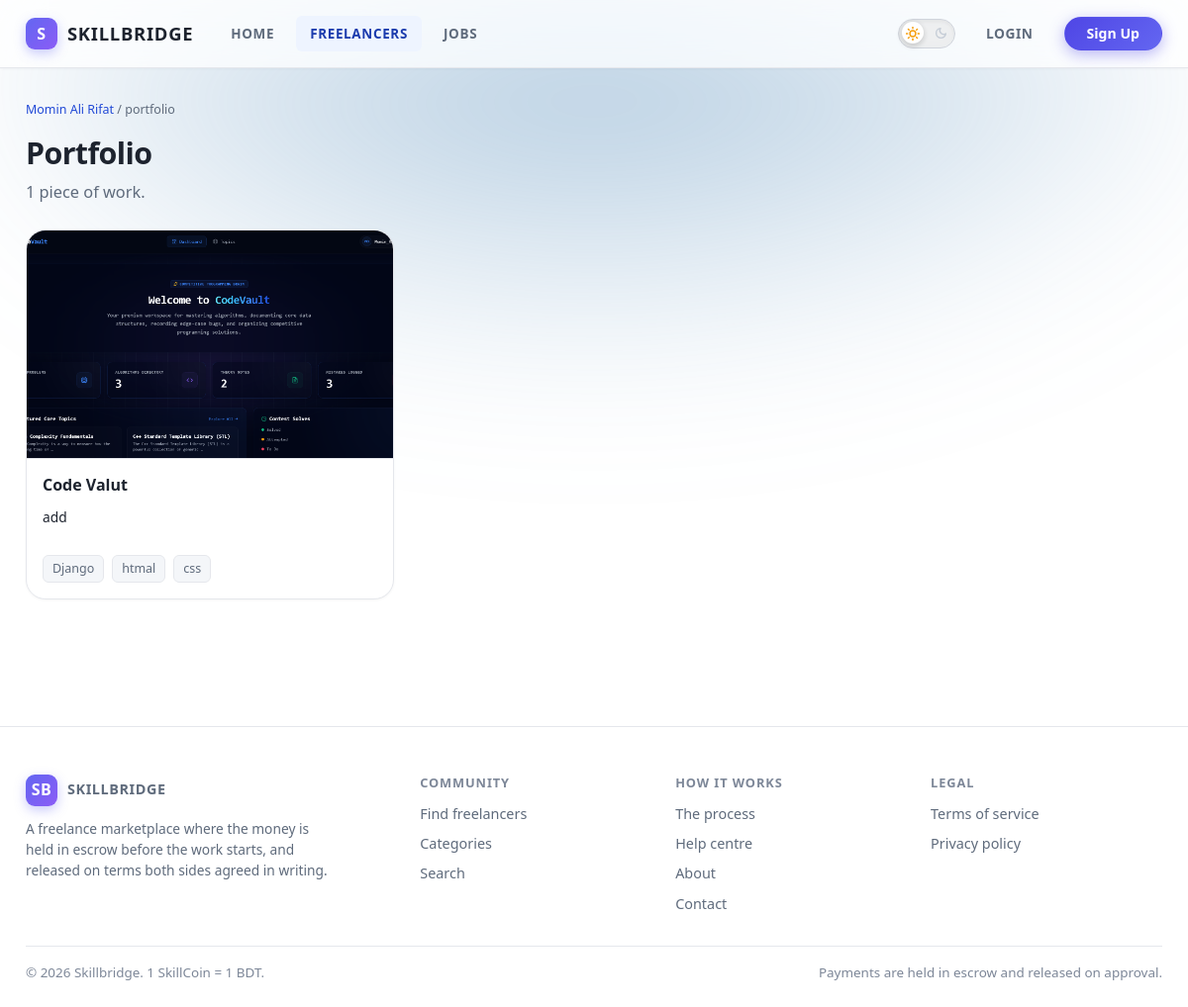
/portfolios/of/mominrifat8/, run on the app's committed database.
### apps/accounts/models.py (models this page shows, shortened)
class User(AbstractBaseUser, PermissionsMixin, UUIDModel, TimeStampedModel):
    class Status(models.TextChoices):
        ACTIVE = ('ACTIVE', 'Active')
        SUSPENDED = ('SUSPENDED', 'Suspended')
        BANNED = ('BANNED', 'Banned')
        CLOSED = ('CLOSED', 'Closed')
    email = models.EmailField(unique=True, db_index=True)
    username = models.CharField(max_length=50, unique=True, db_index=True, validators=[USERNAME_VALIDATOR])
    first_name = models.CharField(max_length=80, blank=True)
    last_name = models.CharField(max_length=80, blank=True)
    role = models.CharField(max_length=12, choices=Role.choices, db_index=True)
    is_email_verified = models.BooleanField(default=False, db_index=True)
    email_verified_at = models.DateTimeField(null=True, blank=True)
    status = models.CharField(max_length=10, choices=Status.choices, default=Status.ACTIVE, db_index=True)
    suspension_reason = models.TextField(blank=True)
    suspended_until = models.DateTimeField(null=True, blank=True)
    is_active = models.BooleanField(default=True)
    is_staff = models.BooleanField(default=False)
    date_joined = models.DateTimeField(default=timezone.now)
    last_seen_at = models.DateTimeField(null=True, blank=True)
    avatar = models.ImageField(upload_to='avatars/%Y/%m/', null=True, blank=True)
    objects = UserManager()
    USERNAME_FIELD = 'email'
    REQUIRED_FIELDS = ['username']
    class Meta:
        ordering = ('-date_joined',)
        indexes = [models.Index(fields=['role', 'status']), models.Index(fields=['-date_joined'])]
    @property
    def full_name(self) -> str:
        name = f'{self.first_name} {self.last_name}'.strip()
        return name or self.username
    def get_absolute_url(self) -> str:
        if self.is_freelancer:
            return reverse('directory:freelancer_public', args=[self.username])
        return reverse('clients:client_public', args=[self.username])
    @property
    def is_freelancer(self) -> bool:
        return self.role == Role.FREELANCER

### apps/portfolios/models.py (models this page shows, shortened)
class Portfolio(BaseModel):
    freelancer = models.ForeignKey('profiles.FreelancerProfile', on_delete=models.CASCADE, related_name='portfolio_items')
    title = models.CharField(max_length=200)
    slug = models.SlugField(max_length=240)
    description = models.TextField(max_length=5000)
    cover_image = models.ImageField(upload_to='portfolio/covers/%Y/%m/', null=True, blank=True)
    demo_url = models.URLField(blank=True, help_text='Live demo, if there is one.')
    repository_url = models.URLField(blank=True, help_text='Source code, where it can be shared.')
    technologies = models.CharField(max_length=400, blank=True, help_text='Comma-separated technology list.')
    tech_stack = models.CharField(max_length=400, blank=True)
    skills = models.ManyToManyField('profiles.Skill', related_name='portfolio_entries', blank=True)
    category = models.ForeignKey('profiles.Category', on_delete=models.SET_NULL, null=True, blank=True, related_name='portfolio_entries')
    role = models.CharField(max_length=160, blank=True, help_text="The freelancer's role.")
    responsibilities = models.TextField(blank=True, max_length=2000)
    outcome = models.TextField(blank=True, max_length=2000, help_text='Result achieved.')
    duration_months = models.PositiveSmallIntegerField(null=True, blank=True)
    completed_on = models.DateField(null=True, blank=True)
    client_name = models.CharField(max_length=160, blank=True, help_text='Leave blank if under NDA.')
    tags = models.CharField(max_length=300, blank=True)
    is_public = models.BooleanField(default=True, db_index=True)
    is_featured = models.BooleanField(default=False)
    confidentiality_note = models.CharField(max_length=300, blank=True, help_text='Shown instead of client details when work is under NDA.')
    order = models.PositiveSmallIntegerField(default=0)
    view_count = models.PositiveIntegerField(default=0)
    source_project_id = models.PositiveIntegerField(null=True, blank=True)
    search_text = models.TextField(blank=True, editable=False, db_index=True)
    class Meta:
        ordering = ('order', '-completed_on', '-created_at')
        indexes = [models.Index(fields=['search_text'], name='portfolio_search_text'), models.Index(fields=['freelancer', 'is_public', 'order'])]
    @property
    def is_verified(self) -> bool:
        return self.source_project_id is not None
    @property
    def technology_list(self) -> list[str]:
        return [t.strip() for t in self.technologies.split(',') if t.strip()]
    def get_absolute_url(self) -> str:
        return reverse('portfolios:detail', args=[self.public_id])

### apps/portfolios/views.py (the view)
def public_list(request, username: str):
    items = public_items_for(username)
    page, querystring = paginate(request, items, 12)
    profile = get_object_or_404(FreelancerProfile, user__username=username)
    return render(request, 'portfolios/public_list.html', {'page': page, 'querystring': querystring, 'profile': profile, 'owner': profile.user, 'nav_section': 'freelancers', 'page_title': f'{profile.user.full_name} — portfolio'})

### apps/core/context_processors.py (called while the page is built)
def site(request):
    user = getattr(request, 'user', None)
    signed_in = bool(user and user.is_authenticated)
    if not signed_in:
        role = 'guest'
    elif user.is_platform_admin:
        role = 'admin'
    elif user.is_freelancer:
        role = 'freelancer'
    else:
        role = 'client'
    return {'SKILLCOIN': settings.SKILLCOIN, 'BUSINESS_RULES': settings.BUSINESS_RULES, 'PAYMENT_CHANNELS': settings.PAYMENT_CHANNELS, 'AI_ENABLED': settings.AI['ENABLED'], 'nav_role': role, 'needs_email_verification': signed_in and (not user.is_email_verified)}

### apps/core/views.py (called while the page is built)
def paginate(request, queryset, per_page: int=20):
    paginator = Paginator(queryset, per_page)
    number = request.GET.get('page') or 1
    try:
        page = paginator.page(number)
    except PageNotAnInteger:
        page = paginator.page(1)
    except EmptyPage:
        page = paginator.page(paginator.num_pages)
    params = request.GET.copy()
    params.pop('page', None)
    return (page, params.urlencode())

### apps/portfolios/selectors.py (called while the page is built)
def public_items_for(username: str):
    return Portfolio.objects.filter(freelancer__user__username=username, is_public=True).select_related('category').prefetch_related('media', 'skills').order_by('-is_featured', 'order')

### apps/wallets/context_processors.py (called while the page is built)
def wallet(request):
    user = getattr(request, 'user', None)
    if not (user and user.is_authenticated) or user.is_platform_admin:
        return {'wallet': None}
    from apps.wallets.selectors import get_wallet
    return {'wallet': get_wallet(user)}

### apps/portfolios/templates/portfolios/public_list.html (shortened to what this page needs)
{% extends "layouts/public.html" %}
{% load static %}
{% block page_css %}<link rel="stylesheet" href="{% static 'portfolios/css/portfolio.css' %}?v=4.0">{% endblock %}
{% block content %}
<div class="page-head">
  <p class="tiny muted"><a href="{{ owner.get_absolute_url }}">{{ owner.full_name }}</a> / portfolio</p>
  <h1>Portfolio</h1>
  <p class="lede">{{ page.paginator.count }} piece{{ page.paginator.count|pluralize }} of work.</p>
</div>
{% if page.object_list %}
  <div class="grid grid--3">
    {% for item in page.object_list %}
      {% include "components/portfolio-card.html" %}
    {% endfor %}
  </div>
{% else %}
  {% include "components/empty-state.html" with title="Nothing published yet" body="This freelancer has not made any work public." %}
{% endif %}
{% endblock %}

### templates/components/portfolio-card.html (shortened to what this page needs)
<article class="card card--link portfolio-card">
  {% if item.cover_image %}<img src="{{ item.cover_image.url }}" alt="">{% endif %}
  <div class="card__body">
    <h3 style="font-size:1rem;margin-bottom:4px">
      <a href="{{ item.get_absolute_url }}">{{ item.title }}</a>
    </h3>
    <p class="small clamp-2" style="margin-top:var(--gap-2)">{{ item.description }}</p>
    {% if item.technology_list %}
      <div class="tag-list" style="margin-top:var(--gap-3)">
        {% for tech in item.technology_list|slice:":4" %}<span class="tag">{{ tech }}</span>{% endfor %}
      </div>
    {% endif %}
  </div>
</article>

### static/css/base.css (style rules this page uses)
:root { --brand-50: #eef4ff; --brand-100: #dbe6ff; --brand-200: #bed2ff; --brand-300: #91b4ff; --brand-400: #5d8cff; --brand-500: #3465f0; --brand-600: #2149d6; --brand-700: #1b3bad; --brand-800: #1a3488; --brand-900: #1b306c; --ink-900: #11151c; --ink-800: #1d232e; --ink-700: #2c3440; --ink-600: #45505f; --ink-500: #5f6b7c; --ink-400: #7d8798; --ink-300: #a8b0bd; --ink-200: #d3d8e0; --ink-100: #e7eaf0; --ink-50: #f4f6f9; --ok-bg: #e6f6ed; --ok-fg: #12693c; --ok-line: #9fd9b8; --warn-bg: #fdf3da; --warn-fg: #7d5406; --warn-line: #ecd08a; --danger-bg: #fdecec; --danger-fg: #98221f; --danger-line: #f0b3b1; --info-bg: #e8f0fe; --info-fg: #1c4ba3; --info-line: #b3ccf5; --page: #ffffff; --surface: #ffffff; --surface-2: #f8f9fb; --line: #e5e7ec; --line-strong: #d0d4dc; --text: var(--ink-800); --text-muted: var(--ink-500); --text-faint: var(--ink-400); --glow-color: rgba(70, 130, 180, 0.5); --glow-size: 70%; --r-sm: 6px; --r-md: 8px; --r: 10px; --r-lg: 14px; --r-xl: 20px; --r-pill: 999px; --shadow-sm: 0 1px 3px 0 rgba(0, 0, 0, .04), 0 1px 2px -1px rgba(0, 0, 0, .03); --shadow: 0 4px 6px -1px rgba(0, 0, 0, .06), 0 2px 4px -2px rgba(0, 0, 0, .04); --shadow-md: 0 10px 15px -3px rgba(0, 0, 0, .07), 0 4px 6px -4px rgba(0, 0, 0, .03); --shadow-lg: 0 20px 25px -5px rgba(0, 0, 0, .08), 0 8px 10px -6px rgba(0, 0, 0, .03); --shadow-glow: 0 0 25px rgba(79, 70, 229, 0.25); --brand-gradient: linear-gradient(135deg, #4f46e5 0%, #7c3aed 100%); --brand-gradient-hover: linear-gradient(135deg, #4338ca 0%, #6d28d9 100%); --brand-glow: rgba(79, 70, 229, 0.25); --dur-fast: .15s; --dur-normal: .25s; --ease-out: cubic-bezier(0.16, 1, 0.3, 1); --gap-1: 4px; --gap-2: 8px; --gap-3: 12px; --gap-4: 16px; --gap-5: 24px; --gap-6: 32px; --gap-7: 48px; --gap-8: 64px; --shell: 1180px; --shell-wide: 1400px; --font-primary: 'Segoe UI', Tahoma, Geneva, Verdana, sans-serif; --font-secondary: 'Segoe UI', -apple-system, BlinkMacSystemFont, 'Inter', Roboto, sans-serif; --font: var(--font-primary); --mono: "JetBrains Mono", Consolas, ui-monospace, Menlo, monospace; }
*, *::before, *::after { box-sizing: border-box; }
html { -webkit-text-size-adjust: 100%; }
body { margin: 0; min-height: 100vh; background: var(--page); color: var(--text); font-family: var(--font); font-size: 15px; line-height: 1.55; -webkit-font-smoothing: antialiased; position: relative; }
body::before { content: ""; position: fixed; top: 0; left: 0; right: 0; height: 100vh; z-index: -1; pointer-events: none; background: radial-gradient( ellipse 85% var(--glow-size) at 50% 0%, var(--glow-color), transparent 70% ); filter: blur(80px); }
h1, h2, h3, h4, h5, h6 { font-family: var(--font-secondary); margin: 0 0 var(--gap-3); line-height: 1.25; font-weight: 700; }
h1 { font-size: 1.9rem; letter-spacing: -.02em; }
h3 { font-size: 1.12rem; }
p { margin: 0 0 var(--gap-4); }
p:last-child { margin-bottom: 0; }
a { color: var(--brand-600); text-decoration: none; }
img, svg, video { max-width: 100%; height: auto; display: block; }
.grid { display: grid; gap: var(--gap-4); }
.grid--3 { grid-template-columns: repeat(3, minmax(0, 1fr)); }
.page-head { margin-bottom: var(--gap-5); }
.page-head h1 { margin-bottom: var(--gap-2); }
.page-head .lede { color: var(--text-muted); font-size: 1.02rem; max-width: 70ch; margin: 0; }
.muted { color: var(--text-muted); }
.tiny { font-size: .78rem; }
.small { font-size: .86rem; }
.clamp-2 { display: -webkit-box; -webkit-line-clamp: 2; -webkit-box-orient: vertical; overflow: hidden; }

### static/css/components.css (style rules this page uses)
.card { background: var(--surface); border: 1px solid var(--line); border-radius: var(--r-xl); box-shadow: var(--shadow); transition: all 0.25s cubic-bezier(0.16, 1, 0.3, 1); backdrop-filter: blur(20px); -webkit-backdrop-filter: blur(20px); position: relative; }
.card__body { padding: var(--gap-5); }
.card--link { transition: border-color .25s ease, box-shadow .25s ease, transform .25s ease, background .25s ease; }
.tag { display: inline-block; padding: 3px 9px; border-radius: var(--r-sm); background: var(--ink-50); border: 1px solid var(--line); font-size: .78rem; color: var(--text-muted); }
.tag-list { display: flex; flex-wrap: wrap; gap: var(--gap-2); }

### data on the page
User: full_name "Momin Ali Rifat"
Portfolio: cover_image (picture), title "Code Valut", description "add", technology_list "Django" "htmal" "css"

### other printed values
{{ page.paginator.count }} "1"
{{ SKILLCOIN.NAME }} "SkillCoin"
